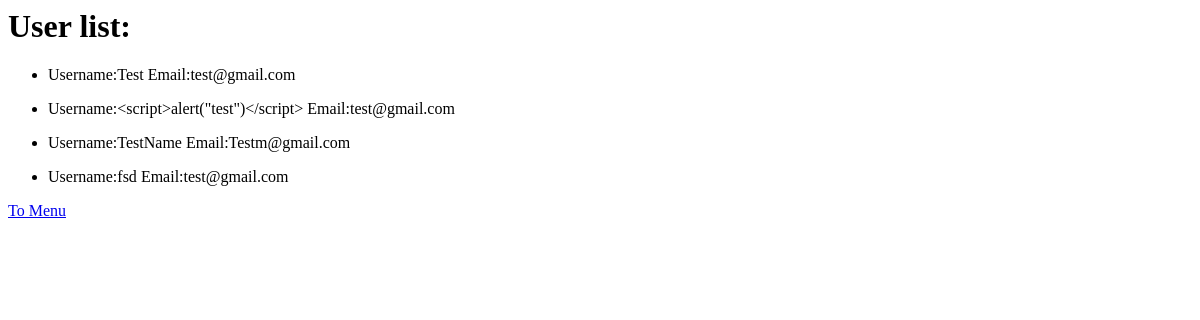
The page /list/ on the database as committed earlier.
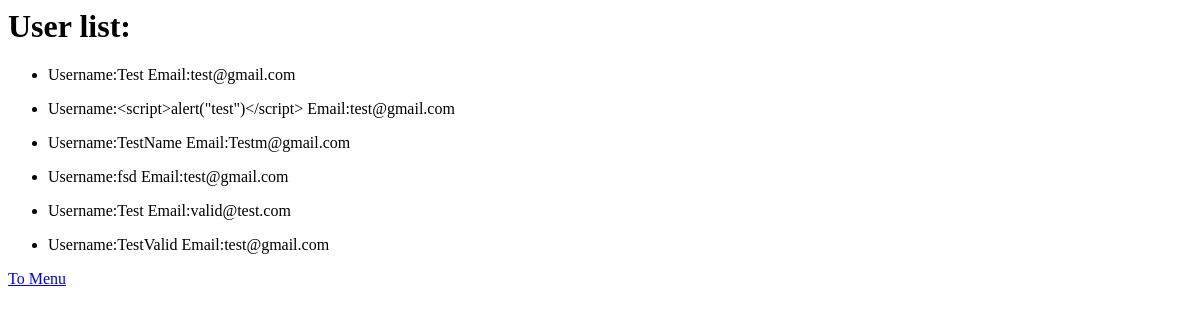
The same page on the database as committed later.
### Resgister/models.py (models this page shows)
class User(models.Model):
    name = models.CharField(max_length=200)
    email = models.EmailField(max_length=250)

### Resgister/views.py (the view)
# urls.py: path(r'list/', list),
def list(request):
    All_users = User.objects.all()
    template = loader.get_template("list.html")
    context = {"All_users": All_users}
    return HttpResponse(template.render(context,request))

### Resgister/Templates/list.html
<h1>User list:</h1>
<ul>
    {% for user in All_users %}
        <li><p>Username:{{ user.name }} Email:{{ user.email }}</p></li>
    {% endfor %}
</ul>
<a href="/../">To Menu</a>

Rows that differ between the two databases and show on the page:
added User: name "Test", email "valid@test.com"
added User: name "TestValid", email "test@gmail.com"
